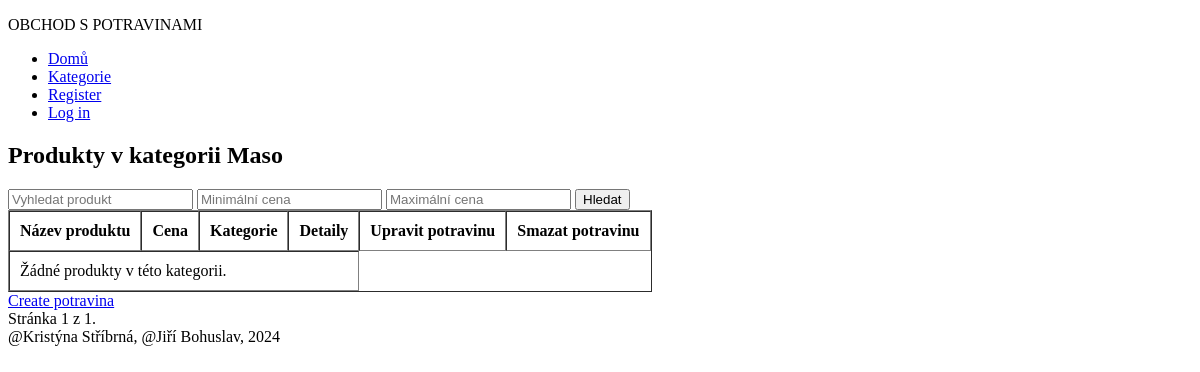
The app's page /category/10, older data.
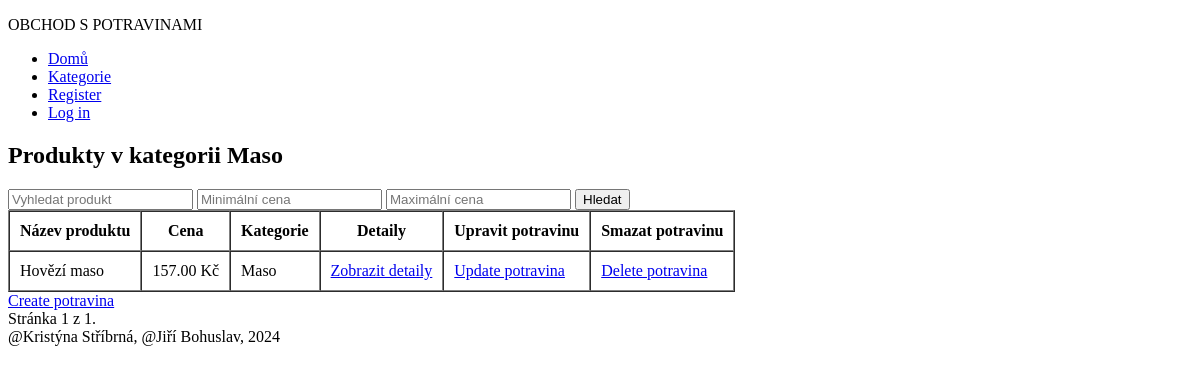
The same page, newer data.
### viewer/models.py (models this page shows, shortened)
class Product(models.Model):
    title = models.CharField(max_length=255)
    description = models.TextField()
    thumbnail = models.ImageField(upload_to='product_images/')
    category = models.ForeignKey(Category, on_delete=models.CASCADE)
    price = models.DecimalField(max_digits=10, decimal_places=2)
    stock_quantity = models.PositiveIntegerField()
    unit = models.CharField(max_length=20, choices=[('kg', 'Kilogram'), ('g', 'Gram'), ('l', 'Liter'), ('ml', 'Milliliter')])
    features = models.ManyToManyField(PotravinyFeatures)

class Category(models.Model):
    name = models.CharField(max_length=100)
    parent = models.ForeignKey('self', on_delete=models.CASCADE, null=True, blank=True, related_name='children')

### viewer/views.py (the view)
# urls.py: path('category/<int:pk>', CategoryDetailView.as_view(), name='category-detail-view'),
class CategoryDetailView(DetailView):
   model = Category
   template_name = 'viewer/category_detail.html'
   extra_context = {
        'all_category': Category.objects.all(),
        'all_product': Product.objects.all()
    }
   def get_context_data(self, **kwargs):
      context = super().get_context_data(**kwargs)
      products = Product.objects.filter(category=self.object)
      query = self.request.GET.get('q')
      if query:
         products = products.filter(title__icontains=query)
      min_price = self.request.GET.get('min_price')
      max_price = self.request.GET.get('max_price')
      if min_price:
            products = products.filter(price__gte=min_price)
      if max_price:
            products = products.filter(price__lte=max_price)
      paginator = Paginator(products, 10)
      page_number = self.request.GET.get('page')
      page_obj = paginator.get_page(page_number)
      context['products_detail'] = page_obj
      return context

### viewer/templates/viewer/category_detail.html (shortened to what this page needs)
{% extends 'base.html' %}
{% block content %}
<h2>Produkty v kategorii {{ category.name }}</h2>
<form method="GET" action="">
    <input type="text" name="q" placeholder="Vyhledat produkt">
    <input type="number" name="min_price" placeholder="Minimální cena">
    <input type="number" name="max_price" placeholder="Maximální cena">
    <button type="submit">Hledat</button>
</form>
<table border="1" cellspacing="0" cellpadding="10">
    <thead>
        <tr>
            <th>Název produktu</th>
            <th>Cena</th>
            <th>Kategorie</th>
            <th>Detaily</th>
            <th>Upravit potravinu</th>
            <th>Smazat potravinu</th>
        </tr>
    </thead>
    <tbody>
        {% for product in products_detail %}
            <tr>
                <td>{{ product.title }}</td>
                <td>{{ product.price }} Kč</td>
                <td>{{ product.category.name }}</td>
                <td><a href="{% url 'potraviny_detail' product.pk %}">Zobrazit detaily</a></td>
                <td><a href="{% url 'potraviny-update-view' product.pk %}">Update potravina</a></td>
                <td><a href="{% url 'potraviny-delete-view' product.pk %}">Delete potravina</a></td>
            </tr>
        {% empty %}
            <tr>
                <td colspan="4">Žádné produkty v této kategorii.</td>
            </tr>
        {% endfor %}
    </tbody>
</table>
<a href="{% url 'potraviny-create-view' %}">Create potravina</a>
<div class="pagination">
    <span class="step-links">
        <span class="current">
            Stránka {{ products_detail.number }} z {{ products_detail.paginator.num_pages }}.
        </span>
    </span>
</div>
{% endblock %}

Row changes from the older to the newer data that the page shows:
added Product: title "Hovězí maso", price "157.00", category.name "Maso"
Text that changed along with them:
text no longer shown: "Žádné produkty v této kategorii."
